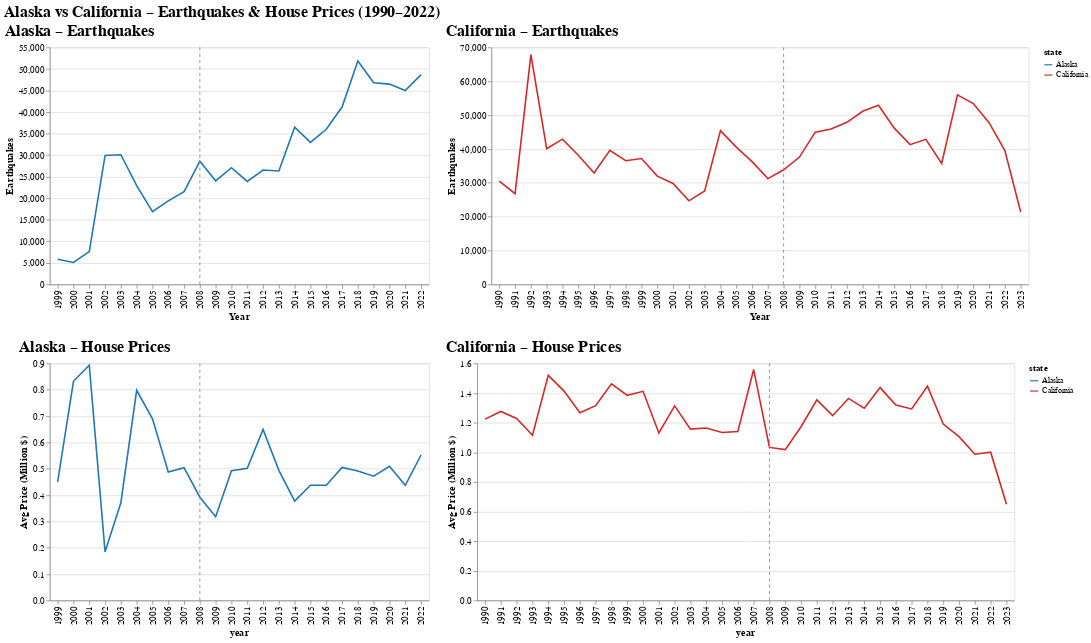

Here is the notebook cell this chart was saved with:
### Code cell
import altair as alt
import pandas as pd

# ============================================================
# FILTER + PREPARE DATA
# ============================================================
df = df_state_AC[
    (df_state_AC["state"].isin(["Alaska", "California"])) &
    (df_state_AC["year"] >= 1990) &
    (df_state_AC["n_earthquakes"] > 0) &
    (df_state_AC["avg_price"] > 0)
].copy()

df["avg_price_million"] = df["avg_price"] / 1e6

# ============================================================
# BASE COLOR SCALE
# ============================================================
color_scale = alt.Scale(
    domain=["Alaska", "California"],
    range=["#1f77b4", "#d62728"]
)

# ============================================================
# 1) EARTHQUAKE TIME SERIES
# ============================================================
eq_line = alt.Chart(df).mark_line().encode(
    x=alt.X("year:O", title="Year"),
    y=alt.Y("n_earthquakes:Q", title="Earthquakes"),
    color=alt.Color("state:N", scale=color_scale),
    tooltip=["state", "year", "n_earthquakes"]
)

eq_reg = alt.Chart(df).transform_regression(
    "year", "n_earthquakes", groupby=["state"]
).mark_line(strokeDash=[5,3]).encode(
    color=alt.Color("state:N", scale=color_scale)
)

# ============================================================
# 2) HOUSE PRICES
# ============================================================
price_line = alt.Chart(df).mark_line().encode(
    x="year:O",
    y=alt.Y("avg_price_million:Q", title="Avg Price (Million $)"),
    color=alt.Color("state:N", scale=color_scale),
    tooltip=["state", "year", "avg_price_million"]
)

price_reg = alt.Chart(df).transform_regression(
    "year", "avg_price_million", groupby=["state"]
).mark_line(strokeDash=[5,3]).encode(
    color=alt.Color("state:N", scale=color_scale)
)

# ============================================================
# 3) ANNOTATION 2008
# ============================================================
annotation = alt.Chart(pd.DataFrame({"year": [2008]})).mark_rule(
    stroke="gray",
    strokeDash=[4,4]
).encode(x="year:O")

# ============================================================
# 4) COMBINE PANELS
# ============================================================

# Alaska
ak_eq     = (eq_line + eq_reg + annotation).transform_filter(alt.datum.state == "Alaska") \
                                           .properties(title="Alaska – Earthquakes")
ak_price  = (price_line + price_reg + annotation).transform_filter(alt.datum.state == "Alaska") \
                                                 .properties(title="Alaska – House Prices")

# California
ca_eq     = (eq_line + eq_reg + annotation).transform_filter(alt.datum.state == "California") \
                                           .properties(title="California – Earthquakes")
ca_price  = (price_line + price_reg + annotation).transform_filter(alt.datum.state == "California") \
                                                 .properties(title="California – House Prices")

# Final 2×2 layout
final_chart = alt.vconcat(
    alt.hconcat(ak_eq, ca_eq),
    alt.hconcat(ak_price, ca_price)
).resolve_scale(
    color="independent",
    y="independent"
).properties(
    title="Alaska vs California – Earthquakes & House Prices (1990–2022)"
).configure_title(
    fontSize=20,
    anchor='start'
).configure_axis(
    labelFontSize=12,
    titleFontSize=13
)

final_chart

### Figure 1 — Vega-Lite specification as saved in the notebook (floating-point values rounded to 4 significant figures)
{"config": {"view": {"continuousWidth": 300, "continuousHeight": 300}, "axis": {"labelFontSize": 12, "titleFontSize": 13}, "title": {"anchor": "start", "fontSize": 20}}, "vconcat": [{"hconcat": [{"layer": [{"mark": {"type": "line"}, "encoding": {"color": {"field": "state", "scale": {"domain": ["Alaska", "California"], "range": ["#1f77b4", "#d62728"]}, "type": "nominal"}, "tooltip": [{"field": "state", "type": "nominal"}, {"field": "year", "type": "quantitative"}, {"field": "n_earthquakes", "type": "quantitative"}], "x": {"field": "year", "title": "Year", "type": "ordinal"}, "y": {"field": "n_earthquakes", "title": "Earthquakes", "type": "quantitative"}}}, {"mark": {"type": "line", "strokeDash": [5, 3]}, "encoding": {"color": {"field": "state", "scale": {"domain": ["Alaska", "California"], "range": ["#1f77b4", "#d62728"]}, "type": "nominal"}}, "transform": [{"on": "year", "regression": "n_earthquakes", "groupby": ["state"]}]}, {"data": {"name": "data-221ef96efb99289c5b8d0f73c8887a73"}, "mark": {"type": "rule", "stroke": "gray", "strokeDash": [4, 4]}, "encoding": {"x": {"field": "year", "type": "ordinal"}}}], "title": "Alaska – Earthquakes", "transform": [{"filter": "(datum.state === 'Alaska')"}]}, {"layer": [{"mark": {"type": "line"}, "encoding": {"color": {"field": "state", "scale": {"domain": ["Alaska", "California"], "range": ["#1f77b4", "#d62728"]}, "type": "nominal"}, "tooltip": [{"field": "state", "type": "nominal"}, {"field": "year", "type": "quantitative"}, {"field": "n_earthquakes", "type": "quantitative"}], "x": {"field": "year", "title": "Year", "type": "ordinal"}, "y": {"field": "n_earthquakes", "title": "Earthquakes", "type": "quantitative"}}}, {"mark": {"type": "line", "strokeDash": [5, 3]}, "encoding": {"color": {"field": "state", "scale": {"domain": ["Alaska", "California"], "range": ["#1f77b4", "#d62728"]}, "type": "nominal"}}, "transform": [{"on": "year", "regression": "n_earthquakes", "groupby": ["state"]}]}, {"data": {"name": "data-221ef96efb99289c5b8d0f73c8887a73"}, "mark": {"type": "rule", "stroke": "gray", "strokeDash": [4, 4]}, "encoding": {"x": {"field": "year", "type": "ordinal"}}}], "title": "California – Earthquakes", "transform": [{"filter": "(datum.state === 'California')"}]}]}, {"hconcat": [{"layer": [{"mark": {"type": "line"}, "encoding": {"color": {"field": "state", "scale": {"domain": ["Alaska", "California"], "range": ["#1f77b4", "#d62728"]}, "type": "nominal"}, "tooltip": [{"field": "state", "type": "nominal"}, {"field": "year", "type": "quantitative"}, {"field": "avg_price_million", "type": "quantitative"}], "x": {"field": "year", "type": "ordinal"}, "y": {"field": "avg_price_million", "title": "Avg Price (Million $)", "type": "quantitative"}}}, {"mark": {"type": "line", "strokeDash": [5, 3]}, "encoding": {"color": {"field": "state", "scale": {"domain": ["Alaska", "California"], "range": ["#1f77b4", "#d62728"]}, "type": "nominal"}}, "transform": [{"on": "year", "regression": "avg_price_million", "groupby": ["state"]}]}, {"data": {"name": "data-221ef96efb99289c5b8d0f73c8887a73"}, "mark": {"type": "rule", "stroke": "gray", "strokeDash": [4, 4]}, "encoding": {"x": {"field": "year", "type": "ordinal"}}}], "title": "Alaska – House Prices", "transform": [{"filter": "(datum.state === 'Alaska')"}]}, {"layer": [{"mark": {"type": "line"}, "encoding": {"color": {"field": "state", "scale": {"domain": ["Alaska", "California"], "range": ["#1f77b4", "#d62728"]}, "type": "nominal"}, "tooltip": [{"field": "state", "type": "nominal"}, {"field": "year", "type": "quantitative"}, {"field": "avg_price_million", "type": "quantitative"}], "x": {"field": "year", "type": "ordinal"}, "y": {"field": "avg_price_million", "title": "Avg Price (Million $)", "type": "quantitative"}}}, {"mark": {"type": "line", "strokeDash": [5, 3]}, "encoding": {"color": {"field": "state", "scale": {"domain": ["Alaska", "California"], "range": ["#1f77b4", "#d62728"]}, "type": "nominal"}}, "transform": [{"on": "year", "regression": "avg_price_million", "groupby": ["state"]}]}, {"data": {"name": "data-221ef96efb99289c5b8d0f73c8887a73"}, "mark": {"type": "rule", "stroke": "gray", "strokeDash": [4, 4]}, "encoding": {"x": {"field": "year", "type": "ordinal"}}}], "title": "California – House Prices", "transform": [{"filter": "(datum.state === 'California')"}]}]}], "data": {"name": "data-49d5b6a614059019631160d86c84aa91"}, "resolve": {"scale": {"color": "independent", "y": "independent"}}, "title": "Alaska vs California – Earthquakes & House Prices (1990–2022)", "$schema": "https://vega.github.io/schema/vega-lite/v5.20.1.json", "datasets": {"data-49d5b6a614059019631160d86c84aa91": [{"state": "Alaska", "state_fips": 2, "year": 1999, "n_earthquakes": 5850.0, "avg_magnitude": 2.049, "max_magnitude": 7.0, "avg_depth": 48.19, "n_properties": 4.0, "avg_price": 449900.0, "median_price": 389700.0, "avg_bedrooms": 3.75, "avg_bathrooms": 3.0, "avg_price_million": 0.4499}, {"state": "Alaska", "state_fips": 2, "year": 2000, "n_earthquakes": 5085.0, "avg_magnitude": 2.145, "max_magnitude": 6.5, "avg_depth": 51.67, "n_properties": 2.0, "avg_price": 832000.0, "median_price": 832000.0, "avg_bedrooms": 4.0, "avg_bathrooms": 2.5, "avg_price_million": 0.832}, {"state": "Alaska", "state_fips": 2, "year": 2001, "n_earthquakes": 7609.0, "avg_magnitude": 2.018, "max_magnitude": 6.9, "avg_depth": 46.77, "n_properties": 3.0, "avg_price": 893000.0, "median_price": 650000.0, "avg_bedrooms": 5.0, "avg_bathrooms": 5.0, "avg_price_million": 0.893}, {"state": "Alaska", "state_fips": 2, "year": 2002, "n_earthquakes": 29940.0, "avg_magnitude": 1.718, "max_magnitude": 7.9, "avg_depth": 20.2, "n_properties": 2.0, "avg_price": 184500.0, "median_price": 184500.0, "avg_bedrooms": 2.5, "avg_bathrooms": 2.0, "avg_price_million": 0.1845}, {"state": "Alaska", "state_fips": 2, "year": 2003, "n_earthquakes": 30100.0, "avg_magnitude": 1.622, "max_magnitude": 6.9, "avg_depth": 26.66, "n_properties": 3.0, "avg_price": 371000.0, "median_price": 319000.0, "avg_bedrooms": 3.667, "avg_bathrooms": 2.0, "avg_price_million": 0.371}, {"state": "Alaska", "state_fips": 2, "year": 2004, "n_earthquakes": 22900.0, "avg_magnitude": 1.641, "max_magnitude": 6.8, "avg_depth": 37.62, "n_properties": 11.0, "avg_price": 797900.0, "median_price": 648000.0, "avg_bedrooms": 4.636, "avg_bathrooms": 3.727, "avg_price_million": 0.7979}, {"state": "Alaska", "state_fips": 2, "year": 2005, "n_earthquakes": 16890.0, "avg_magnitude": 1.838, "max_magnitude": 6.8, "avg_depth": 38.67, "n_properties": 7.0, "avg_price": 689600.0, "median_price": 579000.0, "avg_bedrooms": 5.571, "avg_bathrooms": 3.714, "avg_price_million": 0.6896}, {"state": "Alaska", "state_fips": 2, "year": 2006, "n_earthquakes": 19370.0, "avg_magnitude": 1.932, "max_magnitude": 6.6, "avg_depth": 36.14, "n_properties": 10.0, "avg_price": 487500.0, "median_price": 506000.0, "avg_bedrooms": 4.4, "avg_bathrooms": 2.8, "avg_price_million": 0.4875}, {"state": "Alaska", "state_fips": 2, "year": 2007, "n_earthquakes": 21540.0, "avg_magnitude": 1.816, "max_magnitude": 7.2, "avg_depth": 32.99, "n_properties": 9.0, "avg_price": 504100.0, "median_price": 499000.0, "avg_bedrooms": 4.444, "avg_bathrooms": 3.444, "avg_price_million": 0.5041}, {"state": "Alaska", "state_fips": 2, "year": 2008, "n_earthquakes": 28580.0, "avg_magnitude": 1.683, "max_magnitude": 6.6, "avg_depth": 29.35, "n_properties": 8.0, "avg_price": 391800.0, "median_price": 400000.0, "avg_bedrooms": 3.875, "avg_bathrooms": 2.625, "avg_price_million": 0.3918}, {"state": "Alaska", "state_fips": 2, "year": 2009, "n_earthquakes": 24040.0, "avg_magnitude": 1.602, "max_magnitude": 6.5, "avg_depth": 34.36, "n_properties": 6.0, "avg_price": 317600.0, "median_price": 300000.0, "avg_bedrooms": 2.667, "avg_bathrooms": 2.167, "avg_price_million": 0.3176}, {"state": "Alaska", "state_fips": 2, "year": 2010, "n_earthquakes": 27080.0, "avg_magnitude": 1.844, "max_magnitude": 6.7, "avg_depth": 32.31, "n_properties": 9.0, "avg_price": 492300.0, "median_price": 452000.0, "avg_bedrooms": 4.0, "avg_bathrooms": 2.778, "avg_price_million": 0.4923}, {"state": "Alaska", "state_fips": 2, "year": 2011, "n_earthquakes": 23910.0, "avg_magnitude": 1.661, "max_magnitude": 6.9, "avg_depth": 37.42, "n_properties": 7.0, "avg_price": 501900.0, "median_price": 439000.0, "avg_bedrooms": 3.286, "avg_bathrooms": 2.714, "avg_price_million": 0.5019}, {"state": "Alaska", "state_fips": 2, "year": 2012, "n_earthquakes": 26530.0, "avg_magnitude": 1.585, "max_magnitude": 6.4, "avg_depth": 37.04, "n_properties": 12.0, "avg_price": 649600.0, "median_price": 397400.0, "avg_bedrooms": 3.333, "avg_bathrooms": 2.833, "avg_price_million": 0.6496}, {"state": "Alaska", "state_fips": 2, "year": 2013, "n_earthquakes": 26310.0, "avg_magnitude": 1.63, "max_magnitude": 7.5, "avg_depth": 41.39, "n_properties": 12.0, "avg_price": 493900.0, "median_price": 468900.0, "avg_bedrooms": 3.75, "avg_bathrooms": 2.917, "avg_price_million": 0.4939}, {"state": "Alaska", "state_fips": 2, "year": 2014, "n_earthquakes": 36490.0, "avg_magnitude": 1.473, "max_magnitude": 6.3, "avg_depth": 37.93, "n_properties": 15.0, "avg_price": 377100.0, "median_price": 350000.0, "avg_bedrooms": 3.533, "avg_bathrooms": 2.333, "avg_price_million": 0.3771}, {"state": "Alaska", "state_fips": 2, "year": 2015, "n_earthquakes": 32970.0, "avg_magnitude": 1.569, "max_magnitude": 6.8, "avg_depth": 40.96, "n_properties": 24.0, "avg_price": 437300.0, "median_price": 372200.0, "avg_bedrooms": 3.333, "avg_bathrooms": 2.667, "avg_price_million": 0.4373}, {"state": "Alaska", "state_fips": 2, "year": 2016, "n_earthquakes": 35990.0, "avg_magnitude": 1.544, "max_magnitude": 7.1, "avg_depth": 42.01, "n_properties": 22.0, "avg_price": 437400.0, "median_price": 431000.0, "avg_bedrooms": 3.682, "avg_bathrooms": 2.591, "avg_price_million": 0.4374}, {"state": "Alaska", "state_fips": 2, "year": 2017, "n_earthquakes": 41160.0, "avg_magnitude": 1.561, "max_magnitude": 6.8, "avg_depth": 35.37, "n_properties": 17.0, "avg_price": 504900.0, "median_price": 435000.0, "avg_bedrooms": 3.647, "avg_bathrooms": 2.529, "avg_price_million": 0.5049}, {"state": "Alaska", "state_fips": 2, "year": 2018, "n_earthquakes": 51840.0, "avg_magnitude": 1.598, "max_magnitude": 7.9, "avg_depth": 29.83, "n_properties": 36.0, "avg_price": 491200.0, "median_price": 463500.0, "avg_bedrooms": 3.778, "avg_bathrooms": 2.889, "avg_price_million": 0.4912}, {"state": "Alaska", "state_fips": 2, "year": 2019, "n_earthquakes": 46790.0, "avg_magnitude": 1.378, "max_magnitude": 6.3, "avg_depth": 28.91, "n_properties": 32.0, "avg_price": 471900.0, "median_price": 437000.0, "avg_bedrooms": 3.531, "avg_bathrooms": 2.594, "avg_price_million": 0.4719}, {"state": "Alaska", "state_fips": 2, "year": 2020, "n_earthquakes": 46480.0, "avg_magnitude": 1.384, "max_magnitude": 7.8, "avg_depth": 30.28, "n_properties": 21.0, "avg_price": 509100.0, "median_price": 460000.0, "avg_bedrooms": 3.381, "avg_bathrooms": 2.81, "avg_price_million": 0.5091}, {"state": "Alaska", "state_fips": 2, "year": 2021, "n_earthquakes": 45000.0, "avg_magnitude": 1.421, "max_magnitude": 6.9, "avg_depth": 34.25, "n_properties": 16.0, "avg_price": 436800.0, "median_price": 412500.0, "avg_bedrooms": 3.125, "avg_bathrooms": 2.375, "avg_price_million": 0.4368}, {"state": "Alaska", "state_fips": 2, "year": 2022, "n_earthquakes": 48680.0, "avg_magnitude": 1.42, "max_magnitude": 6.8, "avg_depth": 37.48, "n_properties": 3.0, "avg_price": 552200.0, "median_price": 539000.0, "avg_bedrooms": 3.333, "avg_bathrooms": 2.0, "avg_price_million": 0.5522}, {"state": "California", "state_fips": 6, "year": 1990, "n_earthquakes": 30500.0, "avg_magnitude": 1.343, "max_magnitude": 5.8, "avg_depth": 4.967, "n_properties": 413.0, "avg_price": 1224000.0, "median_price": 650000.0, "avg_bedrooms": 3.291, "avg_bathrooms": 2.521, "avg_price_million": 1.224}, {"state": "California", "state_fips": 6, "year": 1991, "n_earthquakes": 26800.0, "avg_magnitude": 1.361, "max_magnitude": 6.0, "avg_depth": 5.022, "n_properties": 381.0, "avg_price": 1276000.0, "median_price": 749000.0, "avg_bedrooms": 3.501, "avg_bathrooms": 2.593, "avg_price_million": 1.276}, {"state": "California", "state_fips": 6, "year": 1992, "n_earthquakes": 67850.0, "avg_magnitude": 1.702, "max_magnitude": 7.3, "avg_depth": 4.396, "n_properties": 389.0, "avg_price": 1228000.0, "median_price": 779000.0, "avg_bedrooms": 3.419, "avg_bathrooms": 2.632, "avg_price_million": 1.228}, {"state": "California", "state_fips": 6, "year": 1993, "n_earthquakes": 40090.0, "avg_magnitude": 1.395, "max_magnitude": 6.1, "avg_depth": 4.609, "n_properties": 395.0, "avg_price": 1115000.0, "median_price": 785600.0, "avg_bedrooms": 3.397, "avg_bathrooms": 2.522, "avg_price_million": 1.115}, {"state": "California", "state_fips": 6, "year": 1994, "n_earthquakes": 42900.0, "avg_magnitude": 1.455, "max_magnitude": 7.1, "avg_depth": 5.86, "n_properties": 531.0, "avg_price": 1519000.0, "median_price": 799000.0, "avg_bedrooms": 3.395, "avg_bathrooms": 2.605, "avg_price_million": 1.519}, {"state": "California", "state_fips": 6, "year": 1995, "n_earthquakes": 38120.0, "avg_magnitude": 1.374, "max_magnitude": 6.6, "avg_depth": 5.397, "n_properties": 436.0, "avg_price": 1413000.0, "median_price": 795000.0, "avg_bedrooms": 3.539, "avg_bathrooms": 2.672, "avg_price_million": 1.413}, {"state": "California", "state_fips": 6, "year": 1996, "n_earthquakes": 32900.0, "avg_magnitude": 1.408, "max_magnitude": 5.5, "avg_depth": 5.22, "n_properties": 551.0, "avg_price": 1267000.0, "median_price": 750000.0, "avg_bedrooms": 3.445, "avg_bathrooms": 2.561, "avg_price_million": 1.267}, {"state": "California", "state_fips": 6, "year": 1997, "n_earthquakes": 39630.0, "avg_magnitude": 1.378, "max_magnitude": 5.6, "avg_depth": 4.744, "n_properties": 647.0, "avg_price": 1315000.0, "median_price": 830000.0, "avg_bedrooms": 3.419, "avg_bathrooms": 2.703, "avg_price_million": 1.315}, {"state": "California", "state_fips": 6, "year": 1998, "n_earthquakes": 36510.0, "avg_magnitude": 1.434, "max_magnitude": 5.4, "avg_depth": 4.482, "n_properties": 759.0, "avg_price": 1463000.0, "median_price": 799000.0, "avg_bedrooms": 3.599, "avg_bathrooms": 2.706, "avg_price_million": 1.463}, {"state": "California", "state_fips": 6, "year": 1999, "n_earthquakes": 37190.0, "avg_magnitude": 1.538, "max_magnitude": 5.77, "avg_depth": 4.329, "n_properties": 919.0, "avg_price": 1385000.0, "median_price": 810000.0, "avg_bedrooms": 3.505, "avg_bathrooms": 2.826, "avg_price_million": 1.385}, {"state": "California", "state_fips": 6, "year": 2000, "n_earthquakes": 31980.0, "avg_magnitude": 1.466, "max_magnitude": 5.7, "avg_depth": 5.622, "n_properties": 909.0, "avg_price": 1412000.0, "median_price": 775000.0, "avg_bedrooms": 3.483, "avg_bathrooms": 2.758, "avg_price_million": 1.412}, {"state": "California", "state_fips": 6, "year": 2001, "n_earthquakes": 29830.0, "avg_magnitude": 1.49, "max_magnitude": 5.3, "avg_depth": 5.668, "n_properties": 899.0, "avg_price": 1131000.0, "median_price": 760000.0, "avg_bedrooms": 3.502, "avg_bathrooms": 2.732, "avg_price_million": 1.131}, {"state": "California", "state_fips": 6, "year": 2002, "n_earthquakes": 24680.0, "avg_magnitude": 1.373, "max_magnitude": 5.2, "avg_depth": 5.839, "n_properties": 1059.0, "avg_price": 1313000.0, "median_price": 799000.0, "avg_bedrooms": 3.547, "avg_bathrooms": 2.823, "avg_price_million": 1.313}, {"state": "California", "state_fips": 6, "year": 2003, "n_earthquakes": 27580.0, "avg_magnitude": 1.421, "max_magnitude": 6.5, "avg_depth": 6.089, "n_properties": 1292.0, "avg_price": 1156000.0, "median_price": 750000.0, "avg_bedrooms": 3.524, "avg_bathrooms": 2.714, "avg_price_million": 1.156}, {"state": "California", "state_fips": 6, "year": 2004, "n_earthquakes": 45420.0, "avg_magnitude": 1.281, "max_magnitude": 5.97, "avg_depth": 5.354, "n_properties": 1500.0, "avg_price": 1164000.0, "median_price": 714000.0, "avg_bedrooms": 3.562, "avg_bathrooms": 2.798, "avg_price_million": 1.164}, {"state": "California", "state_fips": 6, "year": 2005, "n_earthquakes": 40560.0, "avg_magnitude": 1.148, "max_magnitude": 7.2, "avg_depth": 5.229, "n_properties": 1453.0, "avg_price": 1134000.0, "median_price": 699000.0, "avg_bedrooms": 3.589, "avg_bathrooms": 2.811, "avg_price_million": 1.134}, {"state": "California", "state_fips": 6, "year": 2006, "n_earthquakes": 36260.0, "avg_magnitude": 1.114, "max_magnitude": 5.0, "avg_depth": 4.863, "n_properties": 1122.0, "avg_price": 1140000.0, "median_price": 699000.0, "avg_bedrooms": 3.503, "avg_bathrooms": 2.77, "avg_price_million": 1.14}, {"state": "California", "state_fips": 6, "year": 2007, "n_earthquakes": 31250.0, "avg_magnitude": 1.143, "max_magnitude": 5.4, "avg_depth": 5.94, "n_properties": 949.0, "avg_price": 1558000.0, "median_price": 739000.0, "avg_bedrooms": 3.466, "avg_bathrooms": 2.81, "avg_price_million": 1.558}, {"state": "California", "state_fips": 6, "year": 2008, "n_earthquakes": 33850.0, "avg_magnitude": 1.09, "max_magnitude": 5.9, "avg_depth": 5.542, "n_properties": 1146.0, "avg_price": 1033000.0, "median_price": 670500.0, "avg_bedrooms": 3.515, "avg_bathrooms": 2.698, "avg_price_million": 1.033}, {"state": "California", "state_fips": 6, "year": 2009, "n_earthquakes": 37610.0, "avg_magnitude": 1.053, "max_magnitude": 5.19, "avg_depth": 5.462, "n_properties": 1244.0, "avg_price": 1018000.0, "median_price": 631000.0, "avg_bedrooms": 3.537, "avg_bathrooms": 2.65, "avg_price_million": 1.018}, {"state": "California", "state_fips": 6, "year": 2010, "n_earthquakes": 44960.0, "avg_magnitude": 1.045, "max_magnitude": 6.5, "avg_depth": 5.239, "n_properties": 1244.0, "avg_price": 1172000.0, "median_price": 660000.0, "avg_bedrooms": 3.499, "avg_bathrooms": 2.74, "avg_price_million": 1.172}, {"state": "California", "state_fips": 6, "year": 2011, "n_earthquakes": 45890.0, "avg_magnitude": 0.8962, "max_magnitude": 4.73, "avg_depth": 5.418, "n_properties": 1331.0, "avg_price": 1354000.0, "median_price": 695000.0, "avg_bedrooms": 3.477, "avg_bathrooms": 2.794, "avg_price_million": 1.354}, {"state": "California", "state_fips": 6, "year": 2012, "n_earthquakes": 47880.0, "avg_magnitude": 0.9076, "max_magnitude": 6.3, "avg_depth": 5.033, "n_properties": 1470.0, "avg_price": 1247000.0, "median_price": 729400.0, "avg_bedrooms": 3.412, "avg_bathrooms": 2.717, "avg_price_million": 1.247}, {"state": "California", "state_fips": 6, "year": 2013, "n_earthquakes": 51140.0, "avg_magnitude": 0.8954, "max_magnitude": 5.69, "avg_depth": 5.302, "n_properties": 1830.0, "avg_price": 1364000.0, "median_price": 750000.0, "avg_bedrooms": 3.505, "avg_bathrooms": 2.792, "avg_price_million": 1.364}, {"state": "California", "state_fips": 6, "year": 2014, "n_earthquakes": 52930.0, "avg_magnitude": 0.9232, "max_magnitude": 6.8, "avg_depth": 4.924, "n_properties": 1905.0, "avg_price": 1298000.0, "median_price": 759800.0, "avg_bedrooms": 3.538, "avg_bathrooms": 2.854, "avg_price_million": 1.298}, {"state": "California", "state_fips": 6, "year": 2015, "n_earthquakes": 46150.0, "avg_magnitude": 0.966, "max_magnitude": 5.72, "avg_depth": 5.768, "n_properties": 2420.0, "avg_price": 1437000.0, "median_price": 761200.0, "avg_bedrooms": 3.501, "avg_bathrooms": 2.879, "avg_price_million": 1.437}, {"state": "California", "state_fips": 6, "year": 2016, "n_earthquakes": 41280.0, "avg_magnitude": 0.9512, "max_magnitude": 6.6, "avg_depth": 5.811, "n_properties": 2659.0, "avg_price": 1318000.0, "median_price": 745000.0, "avg_bedrooms": 3.498, "avg_bathrooms": 2.829, "avg_price_million": 1.318}, {"state": "California", "state_fips": 6, "year": 2017, "n_earthquakes": 42840.0, "avg_magnitude": 0.9516, "max_magnitude": 5.7, "avg_depth": 5.27, "n_properties": 3111.0, "avg_price": 1293000.0, "median_price": 729000.0, "avg_bedrooms": 3.565, "avg_bathrooms": 2.86, "avg_price_million": 1.293}, {"state": "California", "state_fips": 6, "year": 2018, "n_earthquakes": 35700.0, "avg_magnitude": 0.9173, "max_magnitude": 5.8, "avg_depth": 5.671, "n_properties": 3138.0, "avg_price": 1446000.0, "median_price": 715000.0, "avg_bedrooms": 3.505, "avg_bathrooms": 2.837, "avg_price_million": 1.446}, {"state": "California", "state_fips": 6, "year": 2019, "n_earthquakes": 55980.0, "avg_magnitude": 0.9967, "max_magnitude": 5.58, "avg_depth": 5.581, "n_properties": 3252.0, "avg_price": 1191000.0, "median_price": 699000.0, "avg_bedrooms": 3.549, "avg_bathrooms": 2.845, "avg_price_million": 1.191}, {"state": "California", "state_fips": 6, "year": 2020, "n_earthquakes": 53430.0, "avg_magnitude": 0.9698, "max_magnitude": 5.77, "avg_depth": 6.129, "n_properties": 2783.0, "avg_price": 1106000.0, "median_price": 689000.0, "avg_bedrooms": 3.539, "avg_bathrooms": 2.8, "avg_price_million": 1.106}, {"state": "California", "state_fips": 6, "year": 2021, "n_earthquakes": 47770.0, "avg_magnitude": 1.05, "max_magnitude": 6.2, "avg_depth": 5.84, "n_properties": 32600.0, "avg_price": 987100.0, "median_price": 699000.0, "avg_bedrooms": 3.289, "avg_bathrooms": 2.489, "avg_price_million": 0.9871}, {"state": "California", "state_fips": 6, "year": 2022, "n_earthquakes": 39540.0, "avg_magnitude": 0.9984, "max_magnitude": 6.4, "avg_depth": 5.998, "n_properties": 78640.0, "avg_price": 1001000.0, "median_price": 725000.0, "avg_bedrooms": 3.255, "avg_bathrooms": 2.482, "avg_price_million": 1.001}, {"state": "California", "state_fips": 6, "year": 2023, "n_earthquakes": 21380.0, "avg_magnitude": 1.041, "max_magnitude": 5.58, "avg_depth": 5.642, "n_properties": 2.0, "avg_price": 648900.0, "median_price": 648900.0, "avg_bedrooms": 4.0, "avg_bathrooms": 3.0, "avg_price_million": 0.6489}], "data-221ef96efb99289c5b8d0f73c8887a73": [{"year": 2008}]}}
